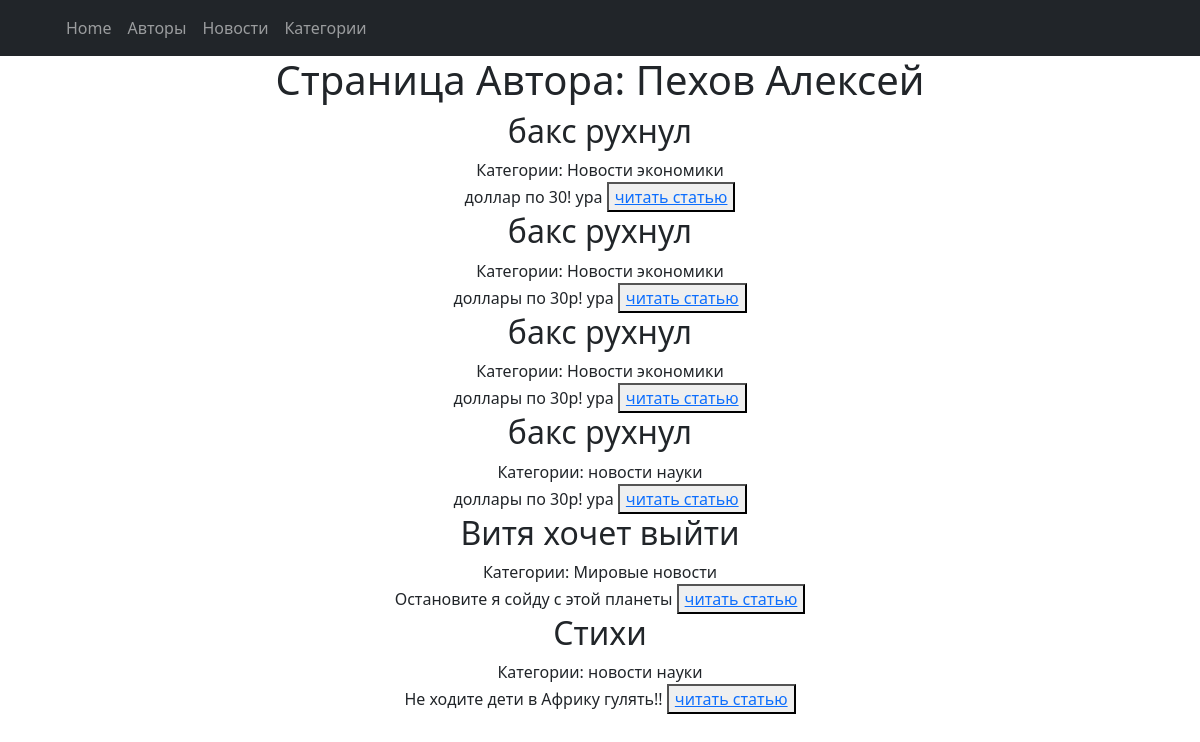
/author/3, run on an earlier commit of the app's database.
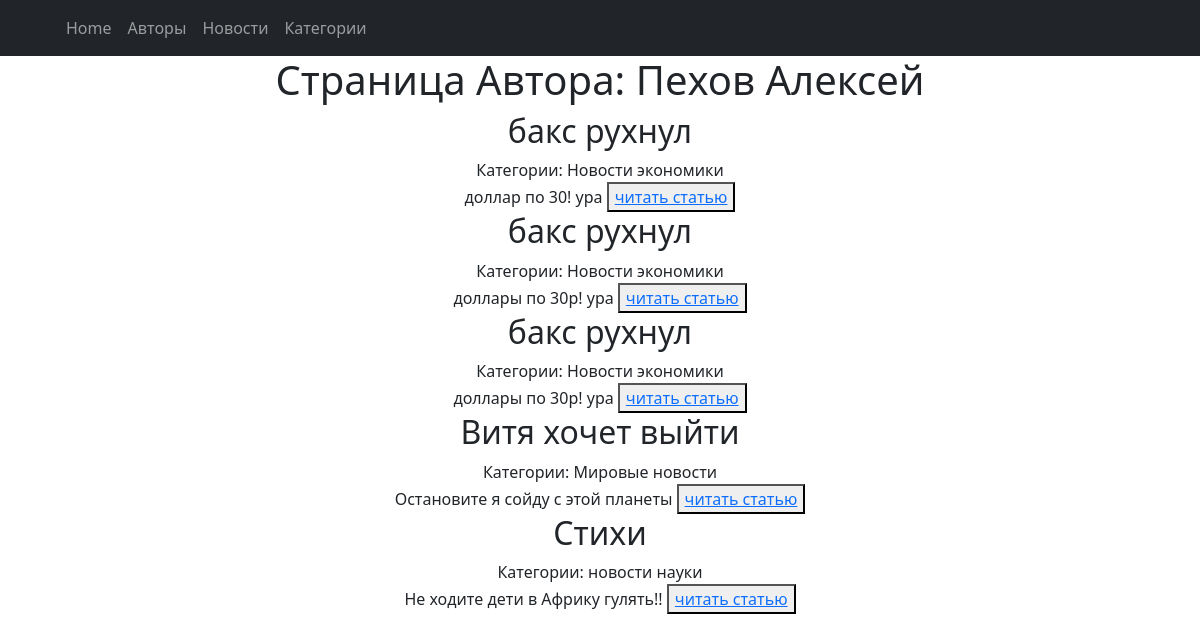
And on a later commit of the database.
### news/models.py (models this page shows, shortened)
class Post(models.Model):
    objects = None
    news = 'NW'
    states = 'PS'
    TYPE = [
        (news, 'Новость'),
        (states, 'Статья')
    ]
    post_tip = models.CharField(max_length=10, choices=TYPE, default=states)
    date_in = models.DateField(auto_now_add=True)
    header = models.CharField(max_length=255)
    contents = models.TextField(blank=True)
    author = models.ForeignKey(Author, on_delete=models.CASCADE)
    category = models.ManyToManyField(to=Category, through='PostCategory', related_name='PostCategory')
    rating_post = models.IntegerField(default=0, validators=[MinValueValidator(0.0)])

class Category(models.Model):
    objects = None
    name = models.CharField(max_length=20, default='местные новости')
    subscribers = models.ManyToManyField(User, blank=True, null=True, related_name='subscribers')

### news/views.py (the view)
# urls.py: path('author/<int:pk>', AuthorDetail.as_view(), name='author'),
class AuthorDetail(DetailView):
    model = Author
    template_name = 'author/author.html'
    context_object_name = 'author'
    def get_context_data(self, **kwargs):
        context = super().get_context_data(**kwargs)
        context['posts'] = Author.objects.get(pk=self.kwargs['pk']).post_set.all().order_by('-id')
        return context

### templates/author/author.html (shortened to what this page needs)
{% extends 'flatpages/default.html' %}
{% block content %}
<h1>Страница Автора: {{ author.user.username }}</h1>
{% for post in posts %}
        <h2>{{ post.header }}</h2>
        Категории:
        {% for category in post.category.all %}
            {{ category.name }}
        {% endfor %}
        <br>
        {{ post.contents }}
        <button><a class="text-center" href="/news/{{post.id}}">читать статью</a> </button>
        <br>
{% endfor %}
{% endblock content %}

What changed in the data, as far as the page shows it:
no longer on this page (row edited): Post: header "бакс рухнул", contents "доллары по 30р! ура", Category (name "новости науки")
